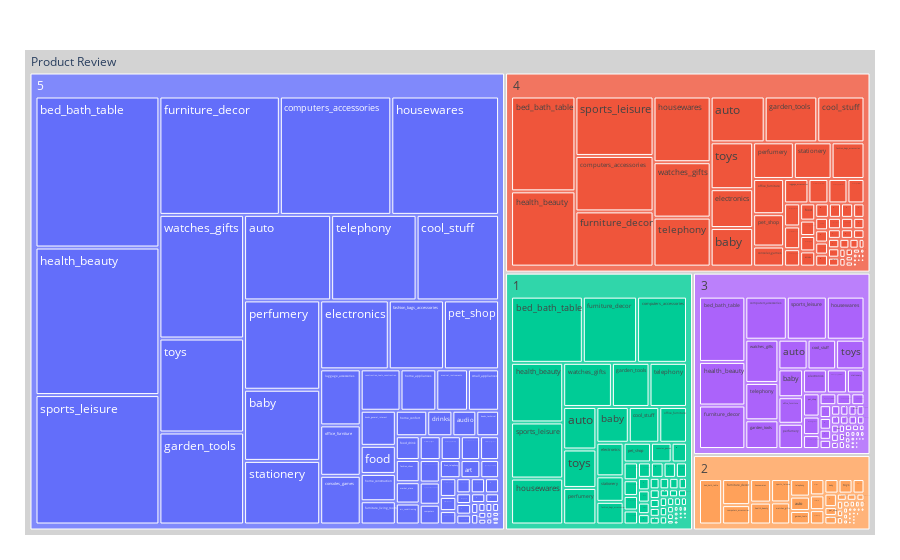

Notebook code cell kept with this figure:
### Code cell
# df = px.data.tips()
# px.Constant("all")
fig = px.treemap(product_review, path=[px.Constant("Product Review"), 'review_score', 'product_category_name_english'], values='jml')
fig.update_traces(root_color="lightgrey")
fig.update_layout(margin = dict(t=50, l=25, r=25, b=25))
fig.show()

### Figure 1 — Plotly figure (JSON) as saved in the notebook; plotly's stock layout.template omitted (floating-point values rounded to 4 significant figures; data arrays with more than 128 entries replaced by an {"elided": "..."} marker saying what was removed)
{"data": [{"branchvalues": "total", "domain": {"x": [0, 1], "y": [0, 1]}, "hovertemplate": "labels=%{label}<br>jml=%{value}<br>parent=%{parent}<br>id=%{id}<extra></extra>", "ids": {"elided": "346 str values"}, "labels": {"elided": "346 str values"}, "name": "", "parents": {"elided": "346 str values"}, "root": {"color": "lightgrey"}, "type": "treemap", "values": {"elided": "346 int values"}}], "layout": {"legend": {"tracegroupgap": 0}, "margin": {"b": 25, "l": 25, "r": 25, "t": 50}}}
